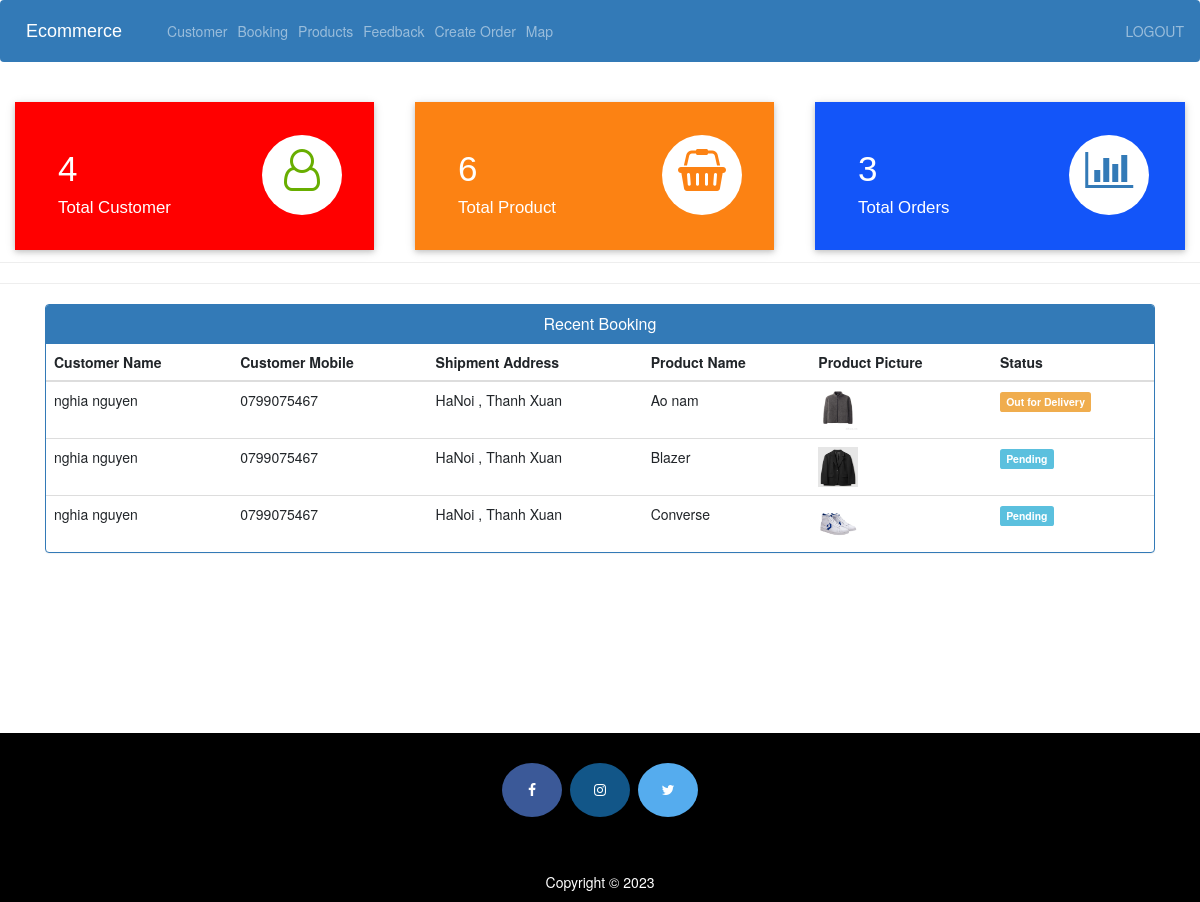
The app's page /admin-dashboard (signed in) with its own data.
### ecom/models.py (models this page shows, shortened)
class Customer(models.Model):
    user=models.OneToOneField(User,on_delete=models.CASCADE)
    profile_pic= models.ImageField(upload_to='profile_pic/CustomerProfilePic/',null=True,blank=True)
    address = models.CharField(max_length=40)
    mobile = models.CharField(max_length=20,null=False)
    @property
    def get_name(self):
        return self.user.first_name+" "+self.user.last_name

class Orders(models.Model):
    STATUS =(
        ('Pending','Pending'),
        ('Order Confirmed','Order Confirmed'),
        ('Out for Delivery','Out for Delivery'),
        ('Delivered','Delivered'),
    )
    customer=models.ForeignKey('Customer', on_delete=models.CASCADE,null=True)
    product=models.ForeignKey('Product',on_delete=models.CASCADE,null=True)
    email = models.CharField(max_length=50,null=True)
    address = models.CharField(max_length=500,null=True)
    mobile = models.CharField(max_length=20,null=True)
    order_date= models.DateField(auto_now_add=True,null=True)
    status=models.CharField(max_length=50,null=True,choices=STATUS)

class Product(models.Model):
    name=models.CharField(max_length=40)
    product_image= models.ImageField(upload_to='product_image/',null=True,blank=True)
    price = models.PositiveIntegerField()
    description=models.CharField(max_length=40)

### ecom/views.py (the view)
# urls.py: path('admin-dashboard', views.admin_dashboard_view,name='admin-dashboard'),
@login_required(login_url='adminlogin')
def admin_dashboard_view(request):
    customercount=models.Customer.objects.all().count()
    productcount=models.Product.objects.all().count()
    ordercount=models.Orders.objects.all().count()
    orders=models.Orders.objects.all()
    ordered_products=[]
    ordered_bys=[]
    for order in orders:
        ordered_product=models.Product.objects.all().filter(id=order.product.id)
        ordered_by=models.Customer.objects.all().filter(id = order.customer.id)
        ordered_products.append(ordered_product)
        ordered_bys.append(ordered_by)
    mydict={
    'customercount':customercount,
    'productcount':productcount,
    'ordercount':ordercount,
    'data':zip(ordered_products,ordered_bys,orders),
    }
    return render(request,'ecom/admin/admin-view/admin_dashboard.html',context=mydict)

### templates/ecom/admin/admin-view/admin_dashboard.html
{% extends 'ecom/admin/admin_base.html' %}
{% load static %}
{% block content %}
<br>
{%include 'ecom/admin/admin-view/admin_dashboard_cards.html'%}
<br><br><br><br><br>
<hr><hr>
<div class="container" >
    <div class="panel panel-primary" >
      <div class="panel-heading" style="text-align:center;">
        <h6 class="panel-title">Recent Booking</h6>
      </div>
      <table class="table table-hover" id="dev-table">
        <thead>
          <tr>
            <th>Customer Name</th>
            <th>Customer Mobile</th>
            <th>Shipment Address</th>
            <th>Product Name</th>
            <th>Product Picture</th>
            <th>Status</th>
          </tr>
        </thead>
        {% for product,customer,order in data %}
        <tr>
          {% for c in customer %}
          <td> {{c.get_name}}</td>
          <td>{{c.mobile}}</td>
          <td>{{order.address}}</td>
          {% endfor %}
          {% for p in product %}
          <td> {{p.name}}</td>
          <td> <img src="{% static p.product_image.url %}" alt="Profile Pic" height="40px" width="40px" /></td>
          {% if order.status == 'Pending'%}
          <td> <span class="label label-info">{{order.status}}</span></td>
          {% elif order.status == 'Delivered' %}
          <td> <span class="label label-success">{{order.status}}</span></td>
          {% elif order.status == 'Out for Delivery' %}
          <td> <span class="label label-warning">{{order.status}}</span></td>
          {%else%}
            <td> <span class="label label-primary">{{order.status}}</span></td>
          {%endif%}
          {% endfor %}
        </tr>
        {% endfor %}
      </table>
  </div>
</div>
{% endblock content %}

### records on screen
Orders: address "HaNoi , Thanh Xuan", status "Out for Delivery"
Customer: get_name "nghia nguyen", mobile "0799075467"
Product: name "Ao nam", product_image (picture)
Orders: address "HaNoi , Thanh Xuan", status "Pending"
Product: name "Blazer", product_image (picture)
Orders: address "HaNoi , Thanh Xuan", status "Pending"
Product: name "Converse", product_image (picture)

### other values on screen
{{ customercount }} "4"
{{ productcount }} "6"
{{ ordercount }} "3"
